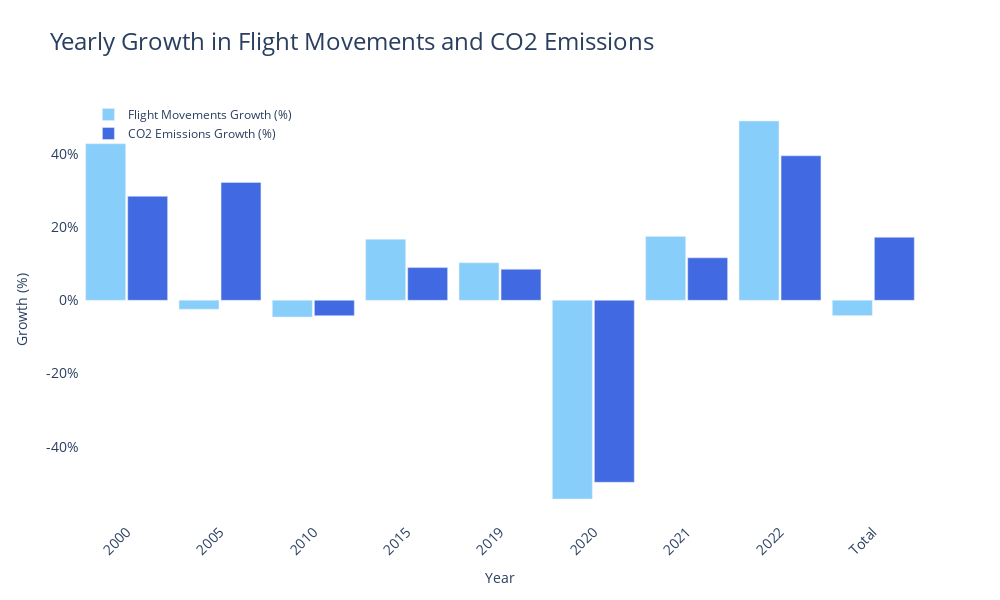

The notebook cell this image was saved under:
### Code cell
import pandas as pd
import plotly.graph_objects as go

# Load the datasets
df_emission = pd.read_csv("../notebooks/cache/Schiphol_Emissie_Cleaned.csv")
df_yearly = pd.read_csv("../notebooks/cache/Yearly_Traffic_Data_Cleaned.csv")

# Preprocess the emission dataset
df_emission['EMISSIE (kg)'] = df_emission['EMISSIE (kg)'].str.replace(',', '.').astype(float)

# Filter the data for "Koolstofdioxide"
df_koolstofdioxide = df_emission[df_emission['STOFNAAM'] == 'Koolstofdioxide']

# Aggregate the data by year
df_aggregated = df_koolstofdioxide.groupby('EMISSIEJAAR')['EMISSIE (kg)'].sum().reset_index()
df_aggregated.rename(columns={'EMISSIEJAAR': 'Year', 'EMISSIE (kg)': 'CO2 Emissions (kg)'}, inplace=True)

# Merge with the yearly traffic data
df_merged = pd.merge(df_yearly, df_aggregated, how='inner', left_on='Year', right_on='Year')

# Calculate the yearly growth percentages
df_merged['Flight Movements Growth (%)'] = df_merged['Air_Transport_Movements_Total'].pct_change() * 100
df_merged['CO2 Emissions Growth (%)'] = df_merged['CO2 Emissions (kg)'].pct_change() * 100

# Remove the first year since its growth is NaN
df_merged = df_merged.dropna(subset=['Flight Movements Growth (%)', 'CO2 Emissions Growth (%)'])

# Calculate total growth over the entire period
total_flight_movements_growth = (df_merged['Air_Transport_Movements_Total'].iloc[-1] - df_merged['Air_Transport_Movements_Total'].iloc[0]) / df_merged['Air_Transport_Movements_Total'].iloc[0] * 100
total_co2_emissions_growth = (df_merged['CO2 Emissions (kg)'].iloc[-1] - df_merged['CO2 Emissions (kg)'].iloc[0]) / df_merged['CO2 Emissions (kg)'].iloc[0] * 100

# Append total growth to the dataframe
df_total = pd.DataFrame({
    'Year': ['Total'],
    'Flight Movements Growth (%)': [total_flight_movements_growth],
    'CO2 Emissions Growth (%)': [total_co2_emissions_growth]
})

df_merged = pd.concat([df_merged, df_total], ignore_index=True)

# Filter to include only specific years
years_to_include = [2000, 2005, 2010, 2015, 2019, 2020, 2021, 2022, 'Total']
df_merged = df_merged[df_merged['Year'].isin(years_to_include)]

# Create the grouped bar chart
fig = go.Figure()

fig.add_trace(go.Bar(
    x=df_merged['Year'],
    y=df_merged['Flight Movements Growth (%)'],
    name='Flight Movements Growth (%)',
    marker_color='lightskyblue',
    hovertemplate='%{y:.1f}%<extra></extra>'  # Show only one decimal in the hover info
))

fig.add_trace(go.Bar(
    x=df_merged['Year'],
    y=df_merged['CO2 Emissions Growth (%)'],
    name='CO2 Emissions Growth (%)',
    marker_color='royalblue',
    hovertemplate='%{y:.1f}%<extra></extra>'  # Show only one decimal in the hover info
))

# Update layout to group the bars closely
fig.update_layout(
    title='Yearly Growth in Flight Movements and CO2 Emissions',
    xaxis=dict(
        title='Year',
        type='category',  # Use 'category' type for x-axis
        tickmode='array',
        tickvals=years_to_include,
        tickangle=-45,
        showgrid=False
    ),
    yaxis=dict(
        title="Growth (%)",
        tickmode="array",
        tickvals=[-100, -80, -60, -40, -20, 0, 20, 40, 60, 80, 100],
        ticktext=["-100%", "-80%", "-60%", "-40%", "-20%", "0%", "20%", "40%", "60%", "80%", "100%"],
        showgrid=True
    ),
    barmode='group',
    bargap=0.1,  # Reduce gap between bars within a group
    bargroupgap=0.05,  # Reduce gap between groups
    height=600,
    width=1000,
    plot_bgcolor='white',
    title_font_size=24,
    xaxis_tickfont_size=14,
    yaxis_tickfont_size=14,
    legend=dict(x=0.01, y=1.0, bgcolor='rgba(255,255,255,0)')
)

# Show the plot
fig.show()

### Figure 1 — Plotly figure (JSON) as saved in the notebook; plotly's stock layout.template omitted (floating-point values rounded to 4 significant figures)
{"data": [{"hovertemplate": "%{y:.1f}%<extra></extra>", "marker": {"color": "lightskyblue"}, "name": "Flight Movements Growth (%)", "type": "bar", "x": [2000, 2005, 2010, 2015, 2019, 2020, 2021, 2022, "Total"], "y": [42.74, -2.436, -4.553, 16.64, 10.24, -54.25, 17.45, 48.95, -4.165]}, {"hovertemplate": "%{y:.1f}%<extra></extra>", "marker": {"color": "royalblue"}, "name": "CO2 Emissions Growth (%)", "type": "bar", "x": [2000, 2005, 2010, 2015, 2019, 2020, 2021, 2022, "Total"], "y": [28.4, 32.18, -4.198, 8.929, 8.487, -49.68, 11.6, 39.45, 17.2]}], "layout": {"bargap": 0.1, "bargroupgap": 0.05, "barmode": "group", "height": 600, "legend": {"bgcolor": "rgba(255,255,255,0)", "x": 0.01, "y": 1}, "plot_bgcolor": "white", "title": {"font": {"size": 24}, "text": "Yearly Growth in Flight Movements and CO2 Emissions"}, "width": 1000, "xaxis": {"showgrid": false, "tickangle": -45, "tickfont": {"size": 14}, "tickmode": "array", "tickvals": [2000, 2005, 2010, 2015, 2019, 2020, 2021, 2022, "Total"], "title": {"text": "Year"}, "type": "category"}, "yaxis": {"showgrid": true, "tickfont": {"size": 14}, "tickmode": "array", "ticktext": ["-100%", "-80%", "-60%", "-40%", "-20%", "0%", "20%", "40%", "60%", "80%", "100%"], "tickvals": [-100, -80, -60, -40, -20, 0, 20, 40, 60, 80, 100], "title": {"text": "Growth (%)"}}}}
